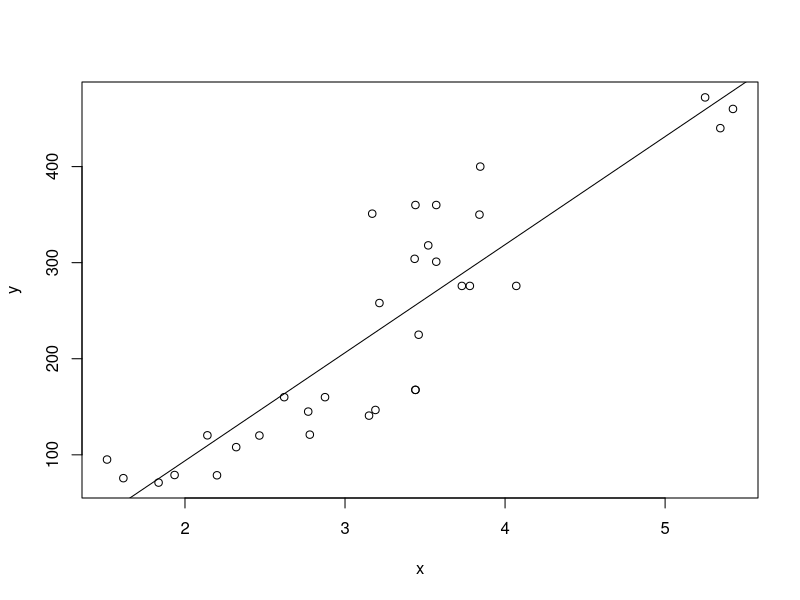
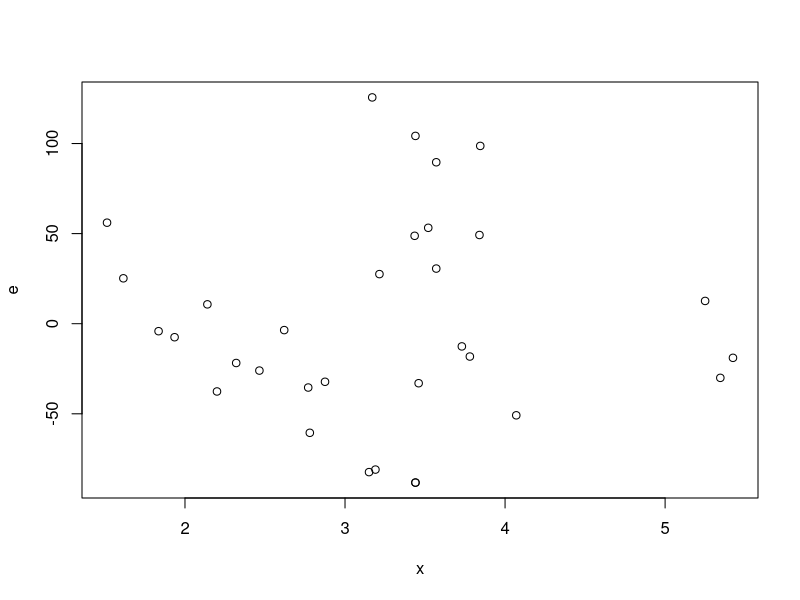

Here is the R script that generated these plots, in order:
## ---- chunk 1
knitr::opts_chunk$set(echo = TRUE)
## ---- chunk 2
data("mtcars")
head(mtcars)
y = mtcars$mpg
x = cbind(1, mtcars$wt, mtcars$hp)
head(x)
## ---- chunk 3
solve( t(x) %*% x ) %*% t(x) %*% y
## ---- chunk 4
coef( lm( mpg ~ wt + hp, data=mtcars ))
## ---- chunk 5
n = nrow(x)
v1 = matrix(1, n)
H = v1 %*% solve(t(v1) %*% v1) %*% t(v1)
all( H == matrix(1, n, n) / n )
## ---- chunk 6
I = diag(1, n)
H = matrix(1, n, n) / n

xc = (I - H) %*% x
## ---- chunk 7
apply(xc, 2, mean)
xc2 = sweep(x, 2, apply(x, 2, mean))
## ---- chunk 8
vx = ( t(x) %*% (I - H) %*% x ) / (n-1)

round(vx, 6)
var(x)
## ---- chunk 9
x = mtcars$wt
y = mtcars$disp

yc = y - mean(y)
xc = x - mean(x)
slope = sum( yc * xc ) / sum( xc * xc )
slope
lm(formula = yc ~ xc - 1)
cor(x,y) * sd(y) / sd(x)
## ---- chunk 10
plot(x, y)
abline(lm(y ~ x))
## ---- chunk 11
lm(y ~ x)
## ---- chunk 12
cor(x,y) * sd(y) / sd(x)
mean(y) - cor(x,y) * sd(y) / sd(x) * mean(x)
## ---- chunk 13
sum(yc * xc) / sum(xc^2)
## ---- chunk 14
Jn = matrix(1, length(x))
beta1 = cor(x,y) * sd(y) / sd(x)
beta0 = mean(y) - beta1 * mean(x)
yhat = beta0 * Jn + beta1 * x
e = y - yhat
## ---- chunk 15
plot(x, e)
